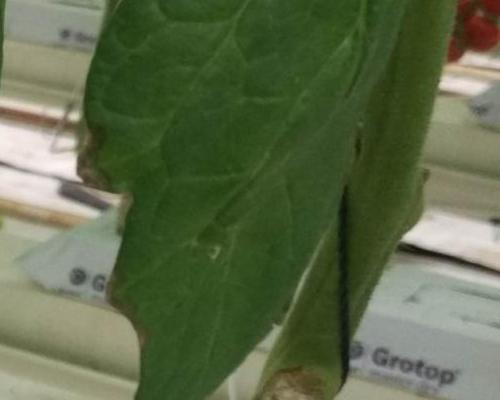
#> input picture JPEGImages/tomato1.png, 500 x 400 px, given in place of the camera
$ python tracking.py
#> lines starting #> are read from the running program, lines starting #| are printed output that depends on the picture; after the words box and inside, x2 and y2 are one past the last pixel; in counts of white or black regions, pixels touching at a corner belong together; long printed decimals are rounded
from collections import deque
from imutils.video import VideoStream
import numpy as np
import argparse
import cv2
import imutils
import time

def within_radius(x, y, min_x, min_y, max_x, max_y):
	if x >= min_x and x <= max_x and y >= min_y and y <= max_y:
		return True
	return False

def move_arm(x, y, center_x, center_y, radius):
	min_x = int(center_x-radius/2)
	min_y = int(center_y-radius/2)
	max_x = int(center_x+radius/2)
	max_y = int(center_y+radius/2)

	if not within_radius(x, y, min_x, min_y, max_x, max_y):
		move_y_arm(y, center_y)
		move_x_arm(x, center_x)
	else:
		move_z_arm()

def move_y_arm(y, center_y):
	print("Moving y arm with dist",y-center_y)
	# Implement arm movement in y
	pass

def move_x_arm(x, center_x):
	print("Moving x arm with dist",x-center_x)
	# Implement movement in x, which sideways movement
	pass

def move_z_arm():
	print("Moving z arm")
	# Implement arm movement in z
	pass

# construct the argument parse and parse the arguments
ap = argparse.ArgumentParser()
ap.add_argument("-v", "--video",
	help="path to the (optional) video file")
ap.add_argument("-b", "--buffer", type=int, default=64,
	help="max buffer size")
args = vars(ap.parse_args())

# define the lower and upper boundaries of the "green"
# ball in the HSV color space, then initialize the
# list of tracked points
cent_radius = 50
greenLower = (1, 171, 110)
greenUpper = (65, 255, 184)
pts = deque(maxlen=args["buffer"])

# if a video path was not supplied, grab the reference
# to the webcam
if not args.get("video", False):
	vs = VideoStream(src=0).start()

# otherwise, grab a reference to the video file
else:
	vs = cv2.VideoCapture(args["video"])
# allow the camera or video file to warm up
time.sleep(2.0)

# keep looping
while True:
	# grab the current frame
	frame = vs.read()
#> frame is the input picture: shape (400, 500, 3); mean B, G, R 72.8, 105.4, 92.8

	# handle the frame from VideoCapture or VideoStream
	frame = frame[1] if args.get("video", False) else frame

	# if we are viewing a video and we did not grab a frame,
	# then we have reached the end of the video
	if frame is None:
		break

	# resize the frame, blur it, and convert it to the HSV
	# color space
	frame = imutils.resize(frame, width=600)
#> frame: shape (480, 600, 3)
	blurred = cv2.GaussianBlur(frame, (11, 11), 0)
	hsv = cv2.cvtColor(blurred, cv2.COLOR_BGR2HSV)
#> hsv: shape (480, 600, 3); mean H, S, V 41.2, 102.5, 106.9

	# construct a mask for the color "green", then perform
	# a series of dilations and erosions to remove any small
	# blobs left in the mask
	mask = cv2.inRange(hsv, greenLower, greenUpper)
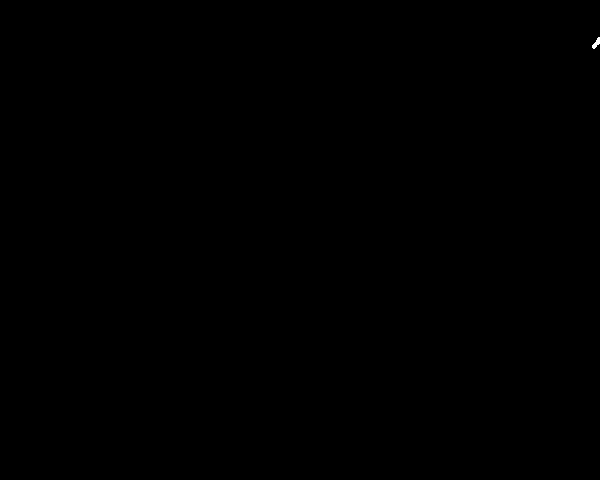
#> mask: shape (480, 600); 0.02% white; 1 white region, box (x1, y1, x2, y2) and area: (592, 37, 600, 49) 49
	mask = cv2.erode(mask, None, iterations=2)
#> mask: shape (480, 600); 0% white in thin lines or dots, all inside (x1, y1, x2, y2) = (599, 40, 600, 42)
	mask = cv2.dilate(mask, None, iterations=2)
#> mask: shape (480, 600); 0.01% white; 1 white region (1 under 20 px)

	# find contours in the mask and initialize the current
	# (x, y) center of the ball
	cnts = cv2.findContours(mask.copy(), cv2.RETR_EXTERNAL,
		cv2.CHAIN_APPROX_SIMPLE)
#> cnts = 1 contour, all with area under 20
	cnts = imutils.grab_contours(cnts)
#> cnts = [[[597, 38], [597, 43], [599, 43], [599, 38]]]
	center = None

	center_h, center_w, center_col = frame.shape
#> center_h = 480; center_w = 600; center_col = 3
	center_h /= 2
#> center_h = 240
	center_w /= 2
#> center_w = 300

	# only proceed if at least one contour was found
	if len(cnts) > 0:
		# find the largest contour in the mask, then use
		# it to compute the minimum enclosing circle and
		# centroid
		c = max(cnts, key=cv2.contourArea)
#> c = [[597, 38], [597, 43], [599, 43], [599, 38]]
		((x, y), radius) = cv2.minEnclosingCircle(c)
#> x = 598; y = 40.5; radius = 2.69
		M = cv2.moments(c)
#> M = moments, m00 10, centre m10/m00, m01/m00 = (598, 40.5)
		center = (int(M["m10"] / M["m00"]), int(M["m01"] / M["m00"]))
#> center = (598, 40)

		# only proceed if the radius meets a minimum size
		if radius > 10:
			# draw the circle and centroid on the frame,
			# then update the list of tracked points
			cv2.circle(frame, (int(x), int(y)), int(radius),
				(255, 0, 255), 2)
			cv2.circle(frame, (int(center_w),int(center_h)), int(cent_radius), (0, 0, 255), 2)
			cv2.circle(frame, center, 5, (0, 0, 255), -1)

			move_arm(x, y, center_w, center_h, cent_radius)

	# update the points queue
	pts.appendleft(center)

	# loop over the set of tracked points
	for i in range(1, len(pts)):
		# if either of the tracked points are None, ignore
		# them
		if pts[i - 1] is None or pts[i] is None:
			continue

		# otherwise, compute the thickness of the line and
		# draw the connecting lines
		thickness = int(np.sqrt(args["buffer"] / float(i + 1)) * 2.5)
		cv2.line(frame, pts[i - 1], pts[i], (0, 0, 255), thickness)

	# show the frame to our screen
	cv2.imshow("Frame", frame)
	key = cv2.waitKey(1) & 0xFF
#> (key q is pressed here)

	# if the 'q' key is pressed, stop the loop
	if key == ord("q"):
		break

# if we are not using a video file, stop the camera video stream
if not args.get("video", False):
	vs.stop()

# otherwise, release the camera
else:
	vs.release()

# close all windows
cv2.destroyAllWindows()

$ run again, on JPEGImages/tomato108.png
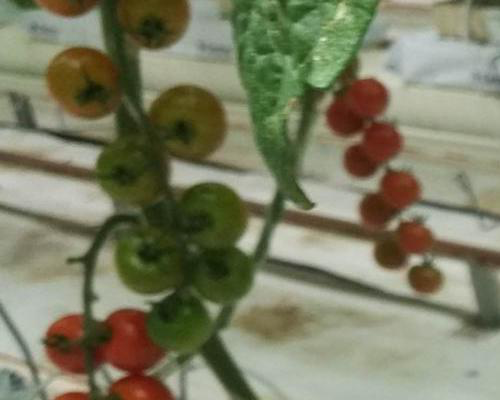
#> input picture JPEGImages/tomato108.png, 500 x 400 px, given in place of the camera
#> frame is the input picture: shape (400, 500, 3); mean B, G, R 98.9, 124.9, 123.6
#> hsv: shape (480, 600, 3); mean H, S, V 35.8, 79.5, 130.5
#> `mask = cv2.dilate(mask, None, iterations=2)`:
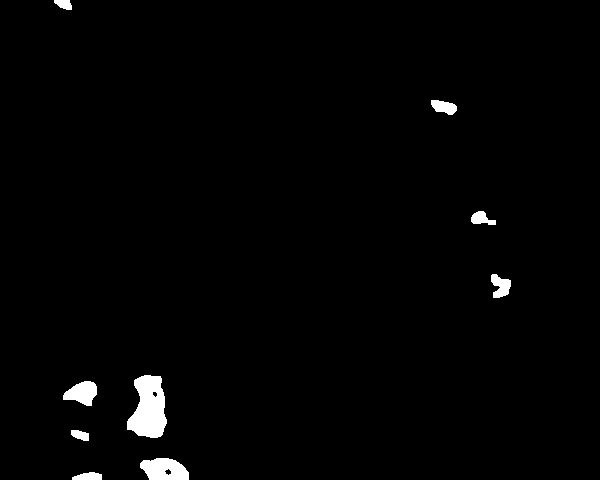
#> mask: shape (480, 600); 1.5% white; 9 white regions
#> cnts = 9 contours; largest, box (x1, y1, x2, y2) and area: (127, 375, 167, 438) 1708, (140, 458, 189, 480) 801, (63, 381, 97, 406) 516, (491, 274, 511, 298) 276, (431, 100, 457, 115) 236
#> c = contour of 76 points, box (x1, y1, x2, y2) (127, 375, 167, 438), area 1708
#> x = 149.2; y = 406; radius = 31.93
#> M = moments, m00 1708, centre m10/m00, m01/m00 = (148.6, 407.8)
#> center = (148, 407)
#> `cv2.circle(frame, (int(center_w),int(center_h)), int(cent_radius), (0,..`:
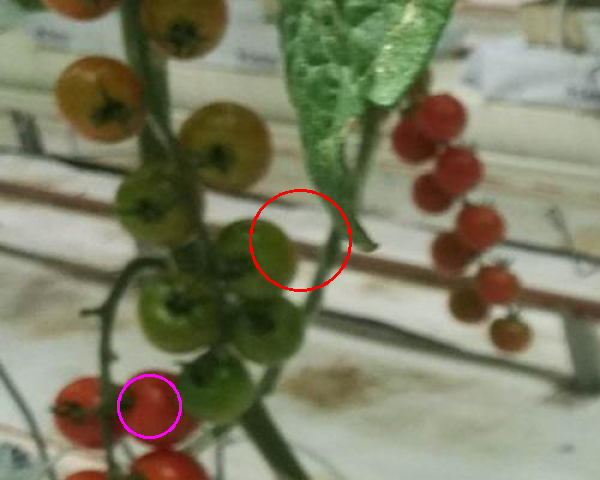
#> frame: shape (480, 600, 3); mean B, G, R 99, 124.4, 124.3
#| Moving y arm with dist 166.042
#| Moving x arm with dist -150.811
